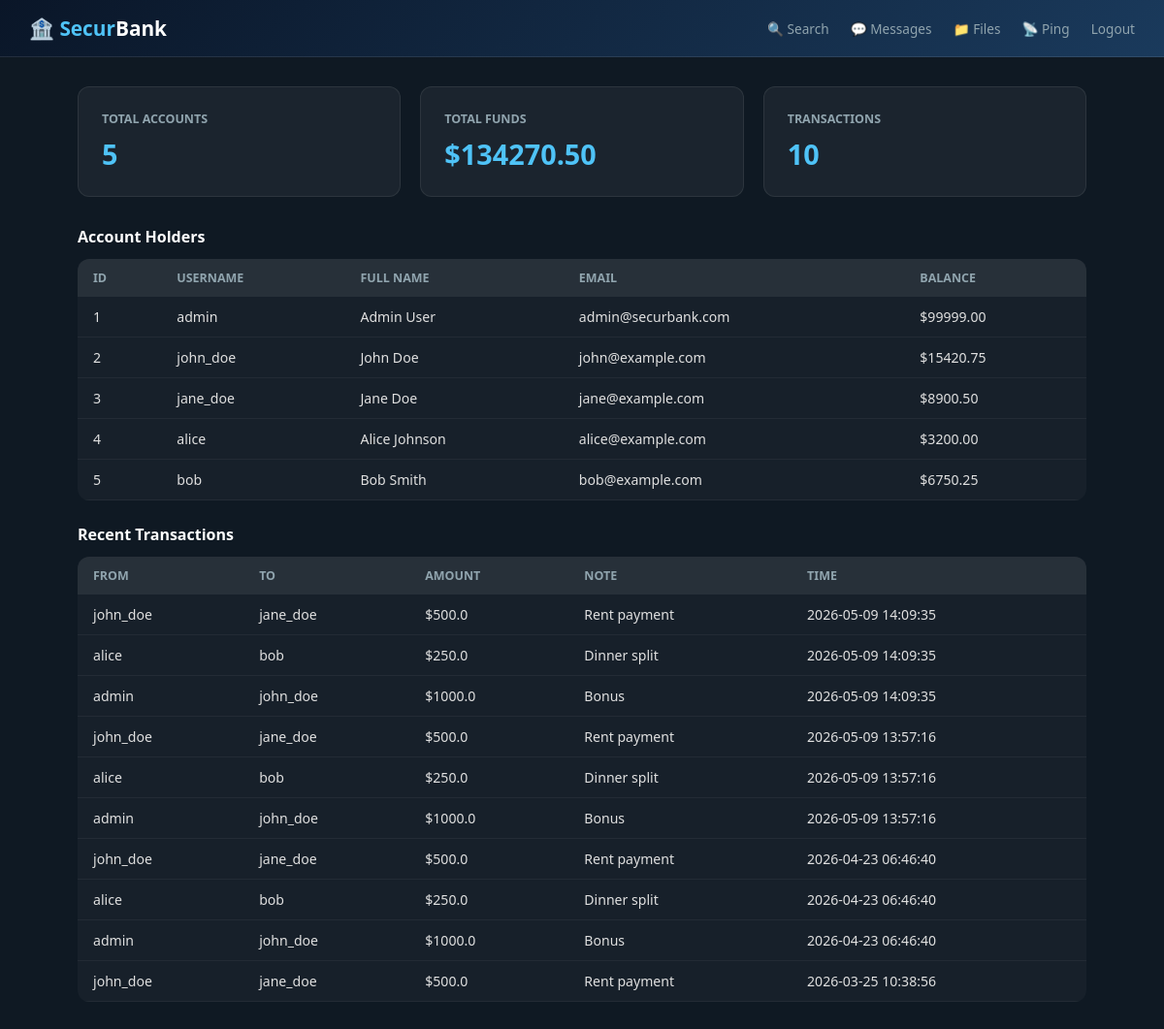
The page /dashboard (signed in) on the database as committed earlier.
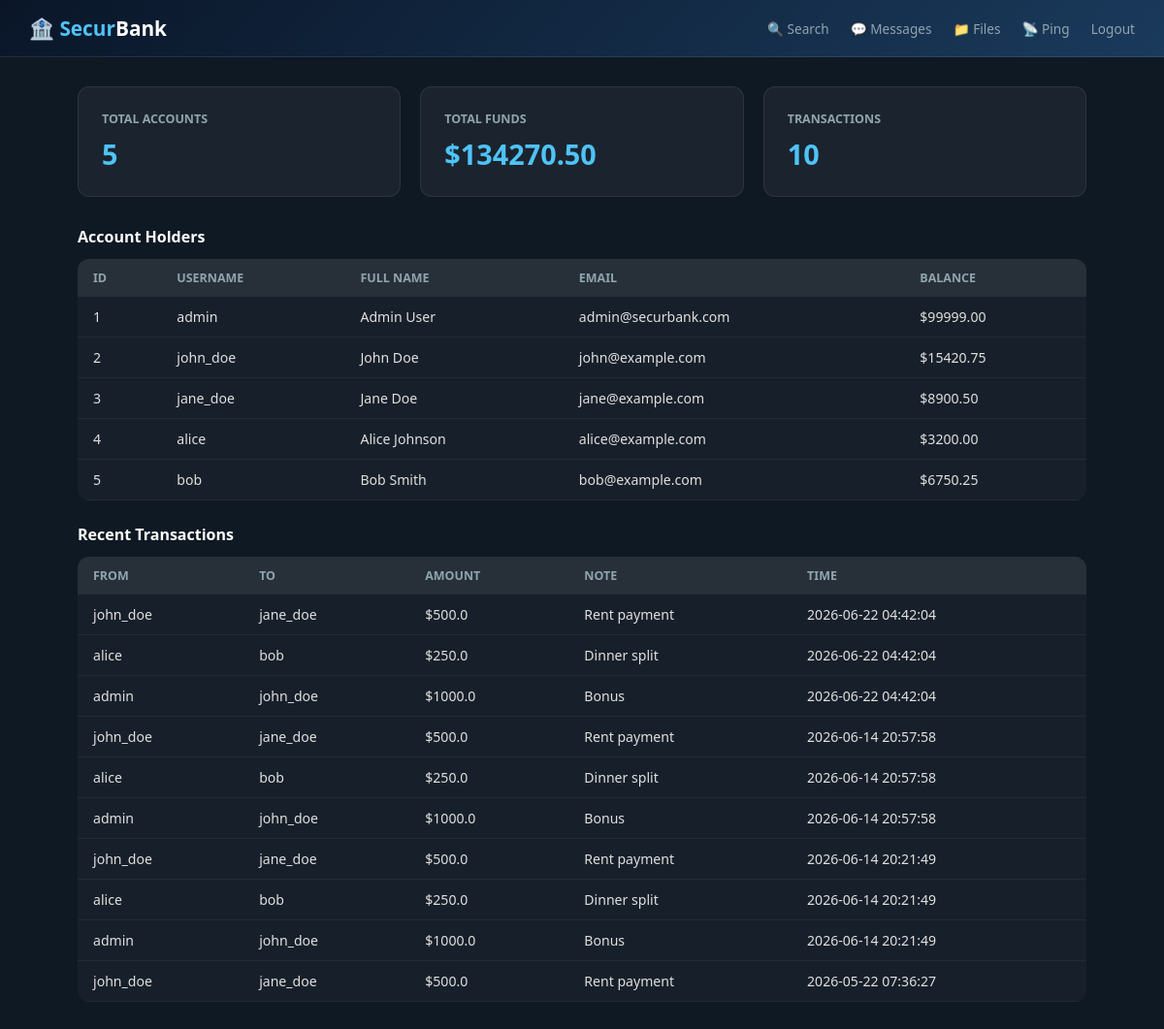
The same page on the database as committed later.
### tables this page shows
CREATE TABLE users (
            id        INTEGER PRIMARY KEY AUTOINCREMENT,
            username  TEXT NOT NULL UNIQUE,
            password  TEXT NOT NULL,
            full_name TEXT,
            email     TEXT,
            balance   REAL DEFAULT 0.00
        );

CREATE TABLE transactions (
            id         INTEGER PRIMARY KEY AUTOINCREMENT,
            from_user  TEXT,
            to_user    TEXT,
            amount     REAL,
            note       TEXT,
            created_at DATETIME DEFAULT CURRENT_TIMESTAMP
        );

### routes/bank.py (the view)
@bank_bp.route('/dashboard')
@login_required
def dashboard():
    conn   = get_db()
    users  = conn.execute('SELECT * FROM users').fetchall()
    txns   = conn.execute(
        'SELECT * FROM transactions ORDER BY created_at DESC LIMIT 10'
    ).fetchall()
    conn.close()
    return render_template('dashboard.html', users=users, transactions=txns)

### app.py (called while the page is built)
@app.after_request
def add_ngrok_header(response):
    response.headers['ngrok-skip-browser-warning'] = 'true'
    return response

### db/init_db.py (called while the page is built)
def get_db():
    conn = sqlite3.connect(DB_PATH)
    conn.row_factory = sqlite3.Row
    return conn

### routes/bank.py (called while the page is built)
def login_required(f):
    from functools import wraps
    @wraps(f)
    def decorated(*args, **kwargs):
        if 'user' not in session:
            return redirect('/login')
        return f(*args, **kwargs)
    return decorated

### templates/dashboard.html (shortened to what this page needs)
<!DOCTYPE html>
<html lang="en">
<head><meta charset="UTF-8"/><title>SecurBank — Dashboard</title>
</head>
<body>
<nav>
  <h1>🏦 <span>Secur</span>Bank</h1>
  <div>
    <a href="/search">🔍 Search</a>
    <a href="/messages">💬 Messages</a>
    <a href="/files">📁 Files</a>
    <a href="/ping">📡 Ping</a>
    <a href="/logout">Logout</a>
  </div>
</nav>
<div class="main">
  <div class="cards">
    <div class="card"><h3>Total Accounts</h3>
      <div class="val">{{ users|length }}</div></div>
    <div class="card"><h3>Total Funds</h3>
      <div class="val">${{ "%.2f"|format(users|sum(attribute='balance')) }}</div></div>
    <div class="card"><h3>Transactions</h3>
      <div class="val">{{ transactions|length }}</div></div>
  </div>
  <div class="sec">Account Holders</div>
  <table>
    <tr><th>ID</th><th>Username</th><th>Full Name</th><th>Email</th><th>Balance</th></tr>
    {% for u in users %}
    <tr><td>{{u.id}}</td><td>{{u.username}}</td><td>{{u.full_name}}</td>
        <td>{{u.email}}</td><td>${{"%.2f"|format(u.balance)}}</td></tr>
    {% endfor %}
  </table>
  <div class="sec">Recent Transactions</div>
  <table>
    <tr><th>From</th><th>To</th><th>Amount</th><th>Note</th><th>Time</th></tr>
    {% for t in transactions %}
    <tr><td>{{t.from_user}}</td><td>{{t.to_user}}</td><td>${{t.amount}}</td>
        <td>{{t.note}}</td><td>{{t.created_at}}</td></tr>
    {% endfor %}
  </table>
</div>
</body></html>

Rows that differ between the two databases and show on the page:
no longer on this page (row unchanged): transactions: from_user "john_doe", to_user "jane_doe", amount "500.0", note "Rent payment", created_at "2026-05-09 14:09:35"
no longer on this page (row unchanged): transactions: from_user "alice", to_user "bob", amount "250.0", note "Dinner split", created_at "2026-05-09 14:09:35"
no longer on this page (row unchanged): transactions: from_user "admin", to_user "john_doe", amount "1000.0", note "Bonus", created_at "2026-05-09 14:09:35"
no longer on this page (row unchanged): transactions: from_user "john_doe", to_user "jane_doe", amount "500.0", note "Rent payment", created_at "2026-05-09 13:57:16"
no longer on this page (row unchanged): transactions: from_user "alice", to_user "bob", amount "250.0", note "Dinner split", created_at "2026-05-09 13:57:16"
no longer on this page (row unchanged): transactions: from_user "admin", to_user "john_doe", amount "1000.0", note "Bonus", created_at "2026-05-09 13:57:16"
no longer on this page (row unchanged): transactions: from_user "john_doe", to_user "jane_doe", amount "500.0", note "Rent payment", created_at "2026-04-23 06:46:40"
no longer on this page (row unchanged): transactions: from_user "alice", to_user "bob", amount "250.0", note "Dinner split", created_at "2026-04-23 06:46:40"
no longer on this page (row unchanged): transactions: from_user "admin", to_user "john_doe", amount "1000.0", note "Bonus", created_at "2026-04-23 06:46:40"
no longer on this page (row unchanged): transactions: from_user "john_doe", to_user "jane_doe", amount "500.0", note "Rent payment", created_at "2026-03-25 10:38:56"
added transactions: from_user "john_doe", to_user "jane_doe", amount "500.0", note "Rent payment", created_at "2026-06-22 04:42:04"
added transactions: from_user "alice", to_user "bob", amount "250.0", note "Dinner split", created_at "2026-06-22 04:42:04"
added transactions: from_user "admin", to_user "john_doe", amount "1000.0", note "Bonus", created_at "2026-06-22 04:42:04"
added transactions: from_user "john_doe", to_user "jane_doe", amount "500.0", note "Rent payment", created_at "2026-06-14 20:57:58"
added transactions: from_user "alice", to_user "bob", amount "250.0", note "Dinner split", created_at "2026-06-14 20:57:58"
added transactions: from_user "admin", to_user "john_doe", amount "1000.0", note "Bonus", created_at "2026-06-14 20:57:58"
added transactions: from_user "john_doe", to_user "jane_doe", amount "500.0", note "Rent payment", created_at "2026-06-14 20:21:49"
added transactions: from_user "alice", to_user "bob", amount "250.0", note "Dinner split", created_at "2026-06-14 20:21:49"
added transactions: from_user "admin", to_user "john_doe", amount "1000.0", note "Bonus", created_at "2026-06-14 20:21:49"
added transactions: from_user "john_doe", to_user "jane_doe", amount "500.0", note "Rent payment", created_at "2026-05-22 07:36:27"
